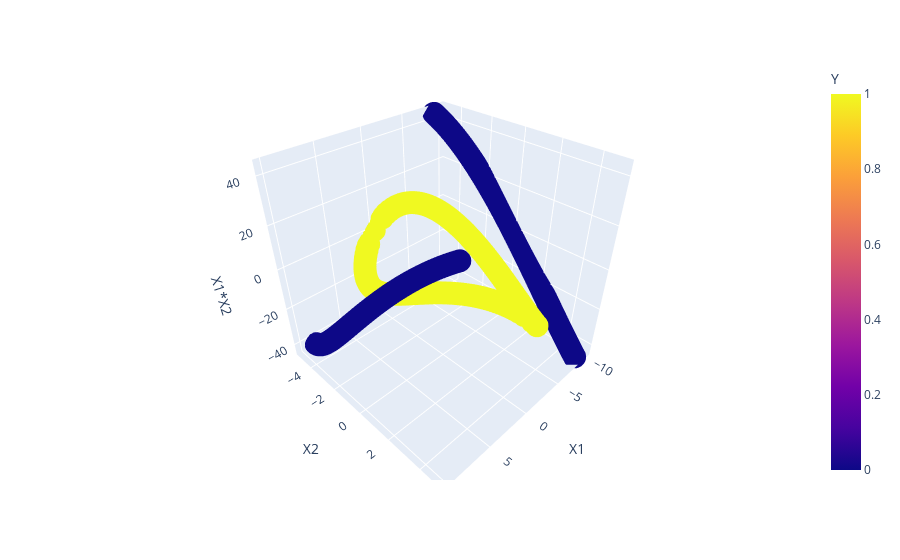

The notebook cell this image was saved under:
### Code cell
import plotly.express as px

fig = px.scatter_3d(df, x='X1', y='X2', z='X1*X2',
              color='Y')
fig.show()

### Figure 1 — Plotly figure (JSON) as saved in the notebook; plotly's stock layout.template omitted (floating-point values rounded to 4 significant figures; data arrays with more than 128 entries replaced by an {"elided": "..."} marker saying what was removed)
{"data": [{"hovertemplate": "X1=%{x}<br>X2=%{y}<br>X1*X2=%{z}<br>Y=%{marker.color}<extra></extra>", "legendgroup": "", "marker": {"color": {"elided": "400 int values"}, "coloraxis": "coloraxis", "symbol": "circle"}, "mode": "markers", "name": "", "scene": "scene", "showlegend": false, "type": "scatter3d", "x": {"elided": "400 float values"}, "y": {"elided": "400 float values"}, "z": {"elided": "400 float values"}}], "layout": {"coloraxis": {"colorbar": {"title": {"text": "Y"}}, "colorscale": [[0, "#0d0887"], [0.1111, "#46039f"], [0.2222, "#7201a8"], [0.3333, "#9c179e"], [0.4444, "#bd3786"], [0.5556, "#d8576b"], [0.6667, "#ed7953"], [0.7778, "#fb9f3a"], [0.8889, "#fdca26"], [1, "#f0f921"]]}, "legend": {"tracegroupgap": 0}, "margin": {"t": 60}, "scene": {"domain": {"x": [0, 1], "y": [0, 1]}, "xaxis": {"title": {"text": "X1"}}, "yaxis": {"title": {"text": "X2"}}, "zaxis": {"title": {"text": "X1*X2"}}}}}
